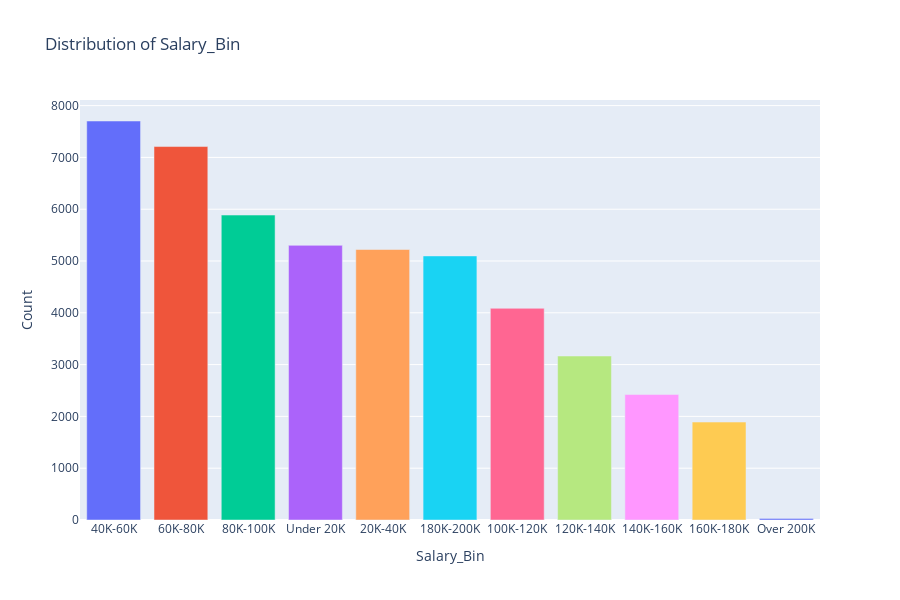

The cell this chart's notebook holds for it:
### Markdown cell above
#### Salary

### Code cell
plot_generic(df, 'Salary_Bin', 'bar', showlegend=False, max_unique_values=24, width=900, height=600)

### Figure 1 — Plotly figure (JSON) as saved in the notebook; plotly's stock layout.template omitted (floating-point values rounded to 4 significant figures)
{"data": [{"alignmentgroup": "True", "customdata": [[16.04]], "hovertemplate": "<b>%{hovertext}</b><br><br>Salary_Bin=%{x}<br>Count=%{y}<br>Percentage (%)=%{customdata[0]}<extra></extra>", "hovertext": ["40K-60K"], "legendgroup": "40K-60K", "marker": {"color": "#636efa", "pattern": {"shape": ""}}, "name": "40K-60K", "offsetgroup": "40K-60K", "orientation": "v", "showlegend": true, "textposition": "auto", "type": "bar", "x": ["40K-60K"], "xaxis": "x", "y": [7703], "yaxis": "y"}, {"alignmentgroup": "True", "customdata": [[15.01]], "hovertemplate": "<b>%{hovertext}</b><br><br>Salary_Bin=%{x}<br>Count=%{y}<br>Percentage (%)=%{customdata[0]}<extra></extra>", "hovertext": ["60K-80K"], "legendgroup": "60K-80K", "marker": {"color": "#EF553B", "pattern": {"shape": ""}}, "name": "60K-80K", "offsetgroup": "60K-80K", "orientation": "v", "showlegend": true, "textposition": "auto", "type": "bar", "x": ["60K-80K"], "xaxis": "x", "y": [7210], "yaxis": "y"}, {"alignmentgroup": "True", "customdata": [[12.26]], "hovertemplate": "<b>%{hovertext}</b><br><br>Salary_Bin=%{x}<br>Count=%{y}<br>Percentage (%)=%{customdata[0]}<extra></extra>", "hovertext": ["80K-100K"], "legendgroup": "80K-100K", "marker": {"color": "#00cc96", "pattern": {"shape": ""}}, "name": "80K-100K", "offsetgroup": "80K-100K", "orientation": "v", "showlegend": true, "textposition": "auto", "type": "bar", "x": ["80K-100K"], "xaxis": "x", "y": [5887], "yaxis": "y"}, {"alignmentgroup": "True", "customdata": [[11.04]], "hovertemplate": "<b>%{hovertext}</b><br><br>Salary_Bin=%{x}<br>Count=%{y}<br>Percentage (%)=%{customdata[0]}<extra></extra>", "hovertext": ["Under 20K"], "legendgroup": "Under 20K", "marker": {"color": "#ab63fa", "pattern": {"shape": ""}}, "name": "Under 20K", "offsetgroup": "Under 20K", "orientation": "v", "showlegend": true, "textposition": "auto", "type": "bar", "x": ["Under 20K"], "xaxis": "x", "y": [5302], "yaxis": "y"}, {"alignmentgroup": "True", "customdata": [[10.87]], "hovertemplate": "<b>%{hovertext}</b><br><br>Salary_Bin=%{x}<br>Count=%{y}<br>Percentage (%)=%{customdata[0]}<extra></extra>", "hovertext": ["20K-40K"], "legendgroup": "20K-40K", "marker": {"color": "#FFA15A", "pattern": {"shape": ""}}, "name": "20K-40K", "offsetgroup": "20K-40K", "orientation": "v", "showlegend": true, "textposition": "auto", "type": "bar", "x": ["20K-40K"], "xaxis": "x", "y": [5222], "yaxis": "y"}, {"alignmentgroup": "True", "customdata": [[10.62]], "hovertemplate": "<b>%{hovertext}</b><br><br>Salary_Bin=%{x}<br>Count=%{y}<br>Percentage (%)=%{customdata[0]}<extra></extra>", "hovertext": ["180K-200K"], "legendgroup": "180K-200K", "marker": {"color": "#19d3f3", "pattern": {"shape": ""}}, "name": "180K-200K", "offsetgroup": "180K-200K", "orientation": "v", "showlegend": true, "textposition": "auto", "type": "bar", "x": ["180K-200K"], "xaxis": "x", "y": [5098], "yaxis": "y"}, {"alignmentgroup": "True", "customdata": [[8.51]], "hovertemplate": "<b>%{hovertext}</b><br><br>Salary_Bin=%{x}<br>Count=%{y}<br>Percentage (%)=%{customdata[0]}<extra></extra>", "hovertext": ["100K-120K"], "legendgroup": "100K-120K", "marker": {"color": "#FF6692", "pattern": {"shape": ""}}, "name": "100K-120K", "offsetgroup": "100K-120K", "orientation": "v", "showlegend": true, "textposition": "auto", "type": "bar", "x": ["100K-120K"], "xaxis": "x", "y": [4087], "yaxis": "y"}, {"alignmentgroup": "True", "customdata": [[6.59]], "hovertemplate": "<b>%{hovertext}</b><br><br>Salary_Bin=%{x}<br>Count=%{y}<br>Percentage (%)=%{customdata[0]}<extra></extra>", "hovertext": ["120K-140K"], "legendgroup": "120K-140K", "marker": {"color": "#B6E880", "pattern": {"shape": ""}}, "name": "120K-140K", "offsetgroup": "120K-140K", "orientation": "v", "showlegend": true, "textposition": "auto", "type": "bar", "x": ["120K-140K"], "xaxis": "x", "y": [3166], "yaxis": "y"}, {"alignmentgroup": "True", "customdata": [[5.04]], "hovertemplate": "<b>%{hovertext}</b><br><br>Salary_Bin=%{x}<br>Count=%{y}<br>Percentage (%)=%{customdata[0]}<extra></extra>", "hovertext": ["140K-160K"], "legendgroup": "140K-160K", "marker": {"color": "#FF97FF", "pattern": {"shape": ""}}, "name": "140K-160K", "offsetgroup": "140K-160K", "orientation": "v", "showlegend": true, "textposition": "auto", "type": "bar", "x": ["140K-160K"], "xaxis": "x", "y": [2422], "yaxis": "y"}, {"alignmentgroup": "True", "customdata": [[3.94]], "hovertemplate": "<b>%{hovertext}</b><br><br>Salary_Bin=%{x}<br>Count=%{y}<br>Percentage (%)=%{customdata[0]}<extra></extra>", "hovertext": ["160K-180K"], "legendgroup": "160K-180K", "marker": {"color": "#FECB52", "pattern": {"shape": ""}}, "name": "160K-180K", "offsetgroup": "160K-180K", "orientation": "v", "showlegend": true, "textposition": "auto", "type": "bar", "x": ["160K-180K"], "xaxis": "x", "y": [1891], "yaxis": "y"}, {"alignmentgroup": "True", "customdata": [[0.06]], "hovertemplate": "<b>%{hovertext}</b><br><br>Salary_Bin=%{x}<br>Count=%{y}<br>Percentage (%)=%{customdata[0]}<extra></extra>", "hovertext": ["Over 200K"], "legendgroup": "Over 200K", "marker": {"color": "#636efa", "pattern": {"shape": ""}}, "name": "Over 200K", "offsetgroup": "Over 200K", "orientation": "v", "showlegend": true, "textposition": "auto", "type": "bar", "x": ["Over 200K"], "xaxis": "x", "y": [31], "yaxis": "y"}], "layout": {"barmode": "relative", "height": 600, "legend": {"title": {"text": "Salary_Bin"}, "tracegroupgap": 0}, "showlegend": false, "title": {"text": "Distribution of Salary_Bin"}, "width": 900, "xaxis": {"anchor": "y", "autorange": true, "categoryarray": ["40K-60K", "60K-80K", "80K-100K", "Under 20K", "20K-40K", "180K-200K", "100K-120K", "120K-140K", "140K-160K", "160K-180K", "Over 200K"], "categoryorder": "array", "domain": [0, 1], "range": [-0.5, 10.5], "title": {"text": "Salary_Bin"}, "type": "category"}, "yaxis": {"anchor": "x", "autorange": true, "domain": [0, 1], "range": [0, 8108.0], "title": {"text": "Count"}, "type": "linear"}}}
